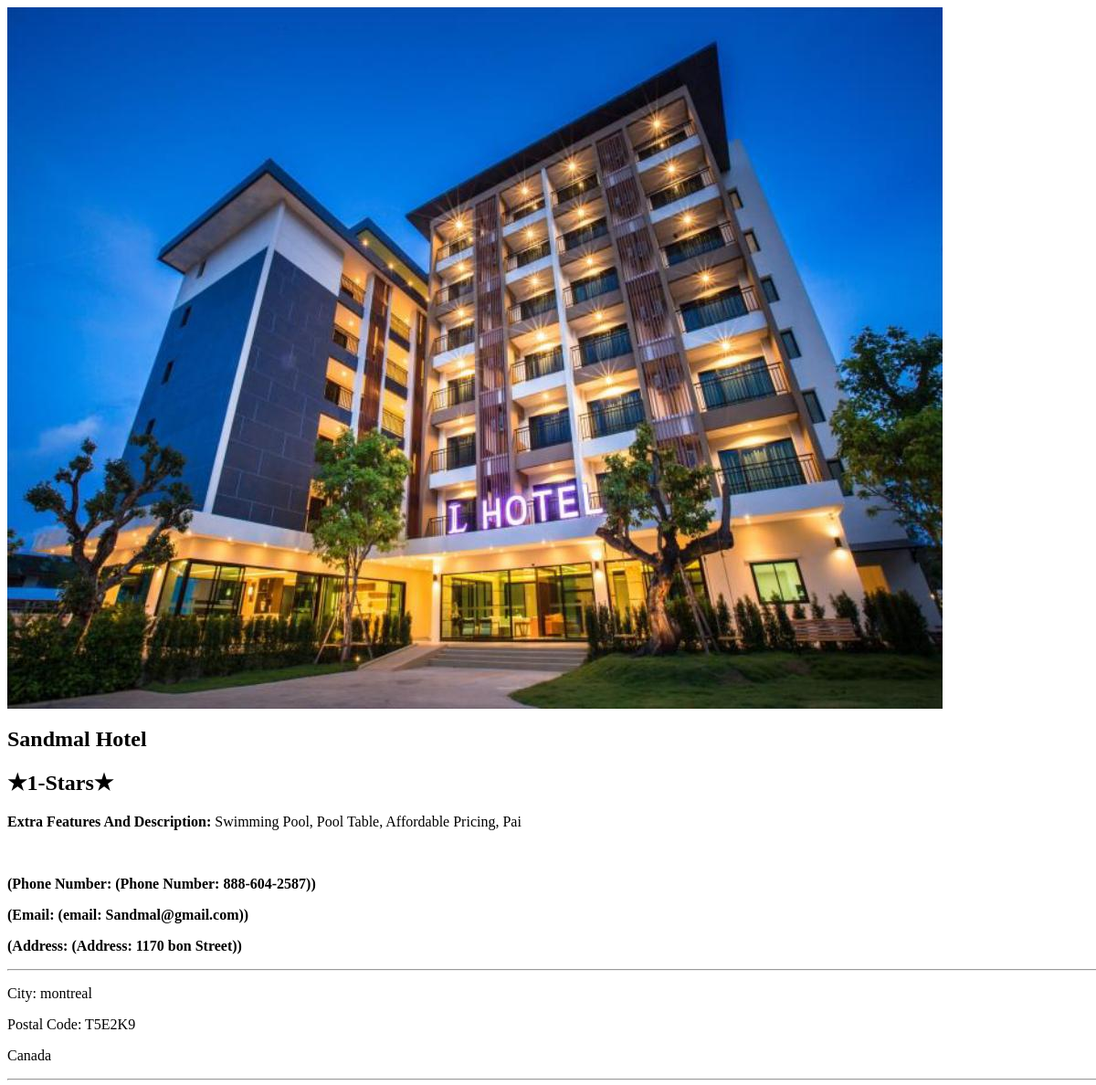
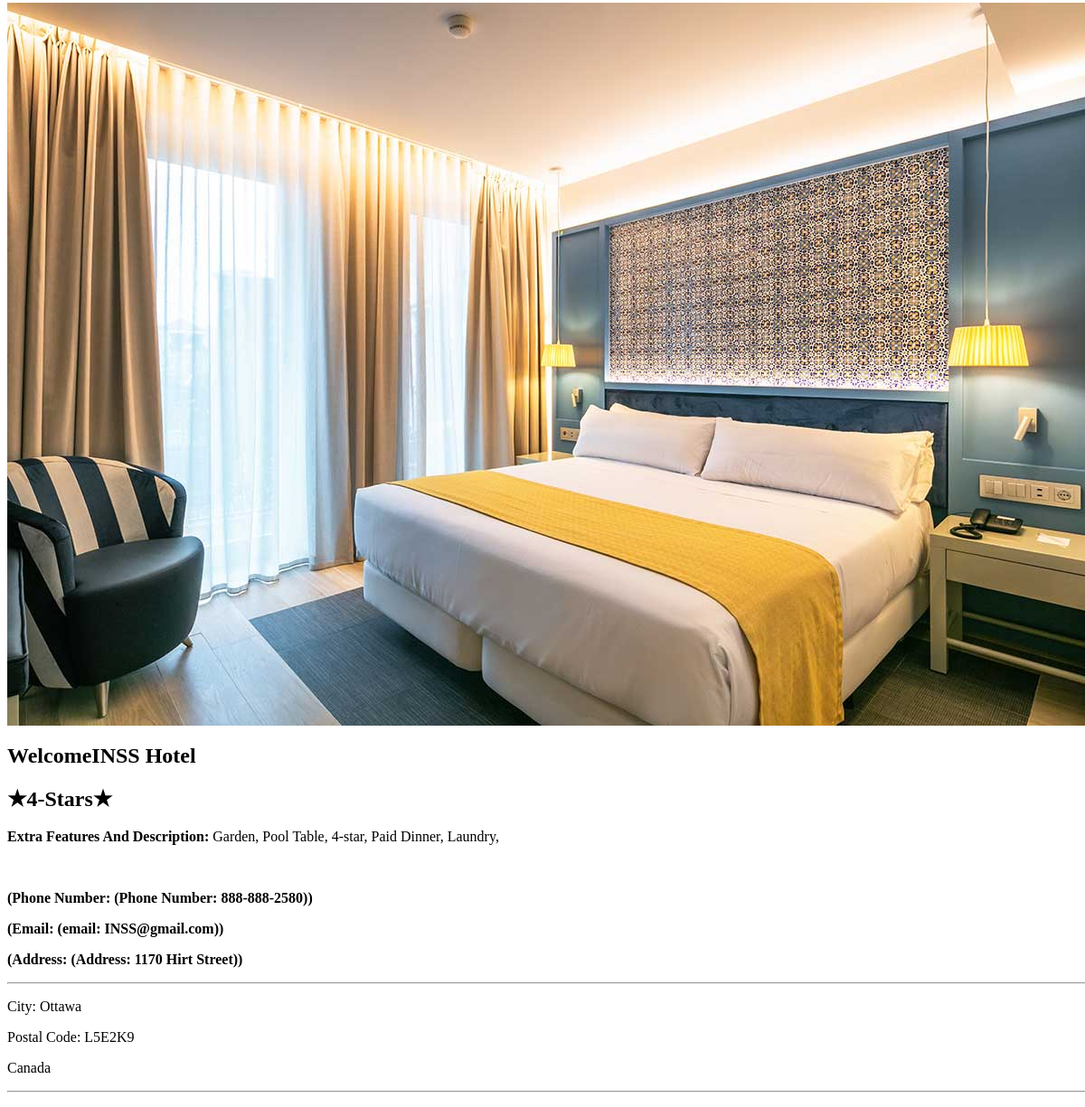
The app's page /pagination.php?page=5 with its own data (2 pictures, top to bottom).
### tables this page shows
CREATE TABLE `hotel_listings` (
  `hotelid` int(20) NOT NULL,
  `hotel_stars` int(7) DEFAULT NULL,
  `hotel_name` varchar(50) NOT NULL,
  `extra_features` varchar(50) NOT NULL,
  `hotelphone_number` varchar(50) DEFAULT NULL,
  `email` varchar(50) DEFAULT NULL,
  `hotel_Address` varchar(50) DEFAULT NULL,
  `City` varchar(50) DEFAULT NULL,
  `postal_code` varchar(50) DEFAULT NULL,
  `Country` varchar(50) DEFAULT NULL,
  `hotel_Image` varchar(255) DEFAULT NULL
);

### pagination.php (the view, shortened to what this page needs)
<?php
include('db2.php');
$limit = 2;
if (isset($_GET["page"])) {
    $page  = $_GET["page"];
} else {
    $page = 1;
};
$start_from = ($page - 1) * $limit;
$sql = "SELECT * FROM hotel_listings LIMIT $start_from, $limit";
$rs_result = mysqli_query($con, $sql);
?>
<div class=" pic grid grid1">
    <?php
    while ($row = mysqli_fetch_array($rs_result)) {
        echo "<div class='filterDiv'>";
        echo "<img src='img/" . $row['hotel_Image'] . "'>";
        echo "<h2>" . $row['hotel_name'] . "</h2>";
        echo "<h2>", "&#x2605;" . $row['hotel_stars'] . '-Stars', "&#x2605;", "</h2>";
        echo "<p>", "<strong>", 'Extra Features And Description: ', "</strong>" . $row['extra_features'] . "<p>";
        echo "<br>";
        echo "<p>", "<strong>" , '(Phone Number: '. $row['hotelphone_number'] .  ')', "</strong>","<p>";
        echo "<p>", "<strong>" , '(Email: ' . $row['email'] .  ')', "</strong>", "<p>";
        echo "<p>", "<strong>", '(Address: ' . $row['hotel_Address'] . ')', "</strong>", "<p>";
        echo "<hr>";
        echo "<p>", 'City: ' . $row['City'] . "<p>";
        echo "<p>", 'Postal Code: ' . $row['postal_code'] . "<p>";
        echo "<p>" . $row['Country'] . "<p>";
        echo "<hr>";
        echo "</div>";
    }
    ?>
</div>

### pagination.php (style rules this page uses)
.grid { display: grid; }
.pic { width: 900px; height: auto; }

### records on screen
hotel_listings: shows a picture, hotel_name "Sandmal Hotel", hotel_stars "1", extra_features "Swimming Pool, Pool Table, Affordable Pricing, Pai", hotelphone_number "(Phone Number: 888-604-2587)", email "(email: Sandmal@gmail.com)", hotel_Address "(Address: 1170 bon Street)", City "montreal", postal_code "T5E2K9", Country "Canada"
hotel_listings: shows a picture, hotel_name "WelcomeINSS Hotel", hotel_stars "4", extra_features "Garden, Pool Table, 4-star, Paid Dinner, Laundry,", hotelphone_number "(Phone Number: 888-888-2580)", email "(email: INSS@gmail.com)", hotel_Address "(Address: 1170 Hirt Street)", City "Ottawa", postal_code "L5E2K9", Country "Canada"
